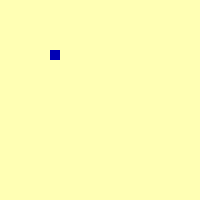
Frame 1 (no input)
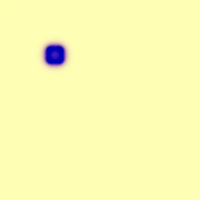
Frame 60 (no input)
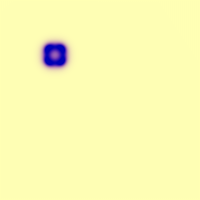
Frame 120 (the mouse pressed at the canvas centre since frame 60)

The p5.js sketch that drew these frames (run headless with seeded random() and noise() and a simulated clock; from frame 60 on, the mouse is pressed at the canvas centre):

// p5.js sketch
// ── sketch.js
var grid;
var next;
 
var dA= 1;
var dB= 0.4;
var feed= 0.0354;
var k= 0.0628;

function setup() {
  createCanvas(200, 200);
  pixelDensity(1);
  grid=[];
  next=[];
  
  for(var x=0; x<width; x++){
    grid[x]=[];
    next[x]=[];
    for(var y=0; y<height; y++){
      grid[x][y]= { a:1, b:0 }
      next[x][y]= { a:1, b:0 }
    }
  }
  
  for (var i=50; i<60; i++){
    for (var j=50; j<60; j++){
      grid[i][j].b=1;
    }
  }
  
  
}
function draw() {
  background(51);
  
  for(var x=1; x<width-1; x++){
   for(var y=1; y<height-1; y++){ 
     var a = grid[x][y].a;
     var b = grid[x][y].b;
     
     next[x][y].a= a + (dA * laplaceA(x,y)) - 
                             (a * b * b )+
                            (feed * (1-a));
    
     next[x][y].b= b + (dB * laplaceB(x,y)) + 
                             (a * b * b )-
                            ((k + feed) * b);
    
     next[x][y].a = constrain(next[x][y].a, 0, 1);
    next[x][y].b = constrain(next[x][y].b, 0, 1);
     
     
     
    }
  }
 
  
  loadPixels();
  for(var x=0; x<width; x++){
   for(var y=0; y<height; y++){ 
     var pix=(x+y*width)*4
     var a = grid[x][y].a;
     var b = grid[x][y].b;
     var c= floor((a-b)*255);
     
     pixels[pix+0]=c;     
     pixels[pix+1]=c*a;
     pixels[pix+2]=180;
     pixels[pix+3]=255;
    }
  }
  
  updatePixels();
  
  
  swap();


}

function laplaceA(x, y) {
  var sumA = 0;
  sumA += grid[x][y].a * -1;
  sumA += grid[x - 1][y].a * 0.2;
  sumA += grid[x + 1][y].a * 0.2;
  sumA += grid[x][y + 1].a * 0.2;
  sumA += grid[x][y - 1].a * 0.2;
  sumA += grid[x - 1][y - 1].a * 0.05;
  sumA += grid[x + 1][y - 1].a * 0.05;
  sumA += grid[x + 1][y + 1].a * 0.05;
  sumA += grid[x - 1][y + 1].a * 0.05;
  return sumA;
}

function laplaceB(x, y) {
  var sumB = 0;
  sumB += grid[x][y].b * -1;
  sumB += grid[x - 1][y - 1].b * 0.05;
  sumB += grid[x + 1][y - 1].b * 0.05;
  sumB += grid[x + 1][y + 1].b * 0.05;
  sumB += grid[x - 1][y + 1].b * 0.05;
  sumB += grid[x - 1][y].b * 0.2;
  sumB += grid[x + 1][y].b * 0.2;
  sumB += grid[x][y + 1].b * 0.2;
  sumB += grid[x][y - 1].b * 0.2;
  return sumB;
}



function swap() {
  var temp = grid;
  grid = next;
  next = temp;
}
